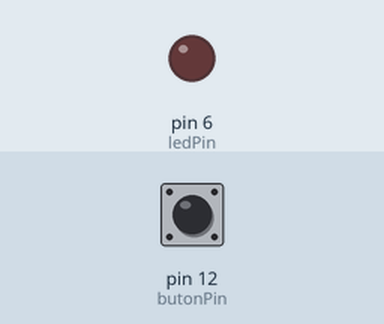
The sketch below on a simulated Arduino Uno, built with avr-gcc and run on an emulated ATmega328P. On the bench: output pins drawn as LEDs (lit = HIGH). Inputs (shaded band) come from the test bench; at power-on: pin 12 (butonPin) LOW.

Above: at 1.2 s.
1.3 s: pin 12 (butonPin) pulled HIGH for 0.15 s
At 2.6 s:
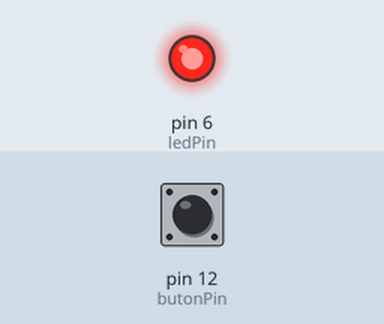
2.9 s: pin 12 (butonPin) pulled HIGH for 1 s
At 5.1 s:
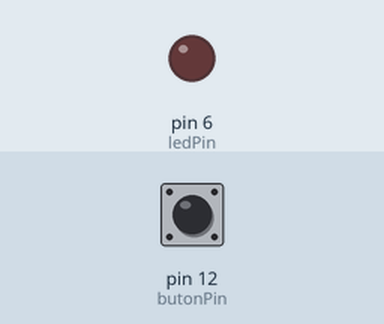
5.4 s: pin 12 (butonPin) pulled HIGH for 3.2 s
At 9.8 s:
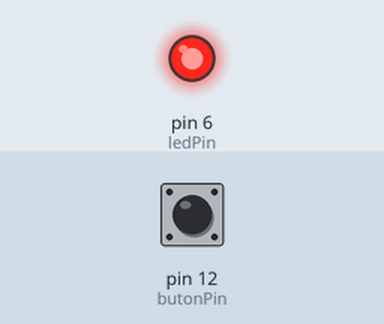
Timing chart, 0 to 11.3 s (numbered marks = the images above; inputs shaded):
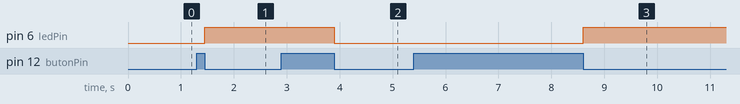

The sketch:

sketch.ino
```cpp
#define butonPin 12
#define ledPin 6
int deger;
int simdiki,onceki;
void setup() {
pinMode(butonPin, INPUT);
pinMode(ledPin, OUTPUT);
deger = LOW;
onceki = LOW;
}
void loop() {
simdiki = digitalRead(butonPin);
if (onceki == HIGH && simdiki == LOW)
{
deger = digitalRead(ledPin);
if (deger == HIGH)
{ digitalWrite(ledPin, LOW);
}
else {
digitalWrite(ledPin, HIGH);
}
}
onceki = simdiki;
}
```

Measured:
- after the input at 1.3 s, pin 6 (ledPin): LOW → HIGH after 0.15 s
- after the input at 2.9 s, pin 6 (ledPin): HIGH → LOW after 1.0 s
- after the input at 5.4 s, pin 6 (ledPin): LOW → HIGH after 3.2 s
